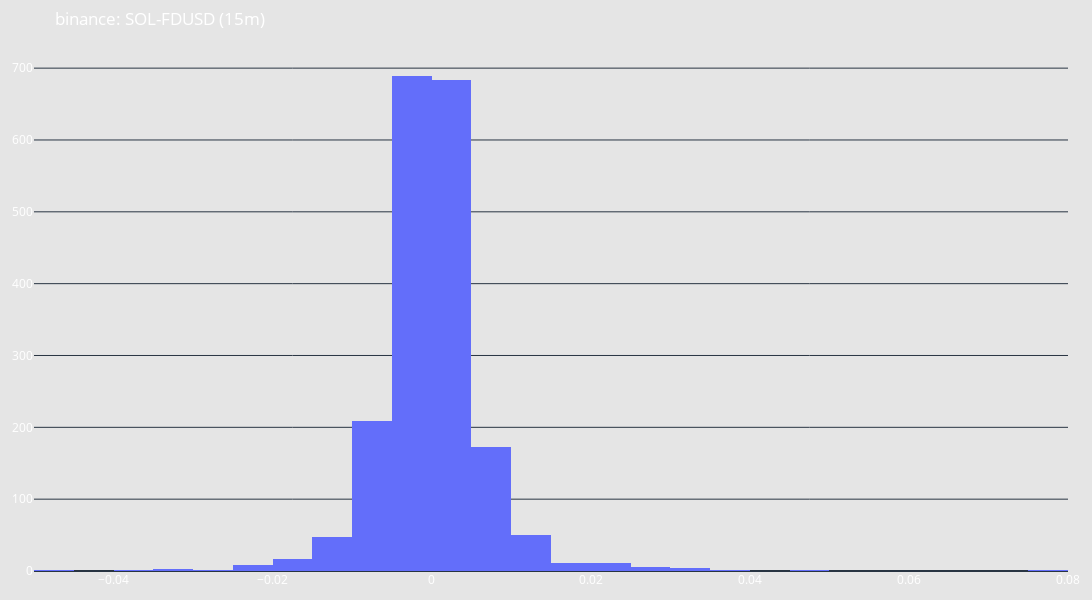

The cell this chart's notebook holds for it:
### Code cell
candles_example.plot("returns")

### Figure 1 — Plotly figure (JSON) as saved in the notebook; plotly's stock layout.template omitted (floating-point values rounded to 4 significant figures; data arrays with more than 128 entries replaced by an {"elided": "..."} marker saying what was removed)
{"data": [{"nbinsx": 50, "x": {"elided": "1918 float values"}, "type": "histogram"}], "layout": {"font": {"color": "white", "size": 12}, "margin": {"l": 20, "r": 20, "t": 50, "b": 20}, "xaxis": {"rangeslider": {"visible": false}}, "title": {"text": "binance: SOL-FDUSD (15m)"}, "plot_bgcolor": "rgba(0, 0, 0, 0)", "paper_bgcolor": "rgba(0, 0, 0, 0.1)", "height": 600, "width": 1200, "hovermode": "x unified", "showlegend": false}}
